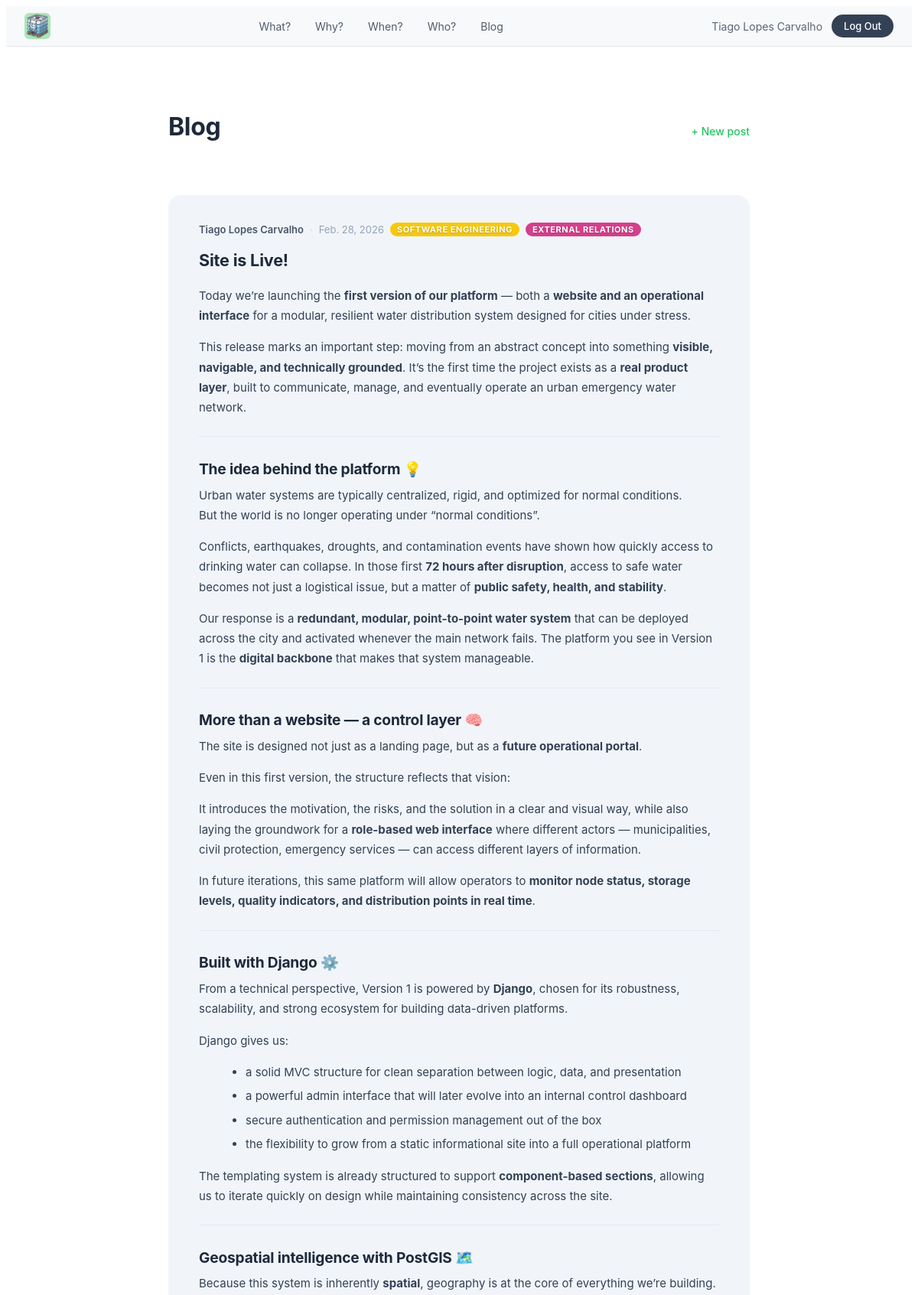
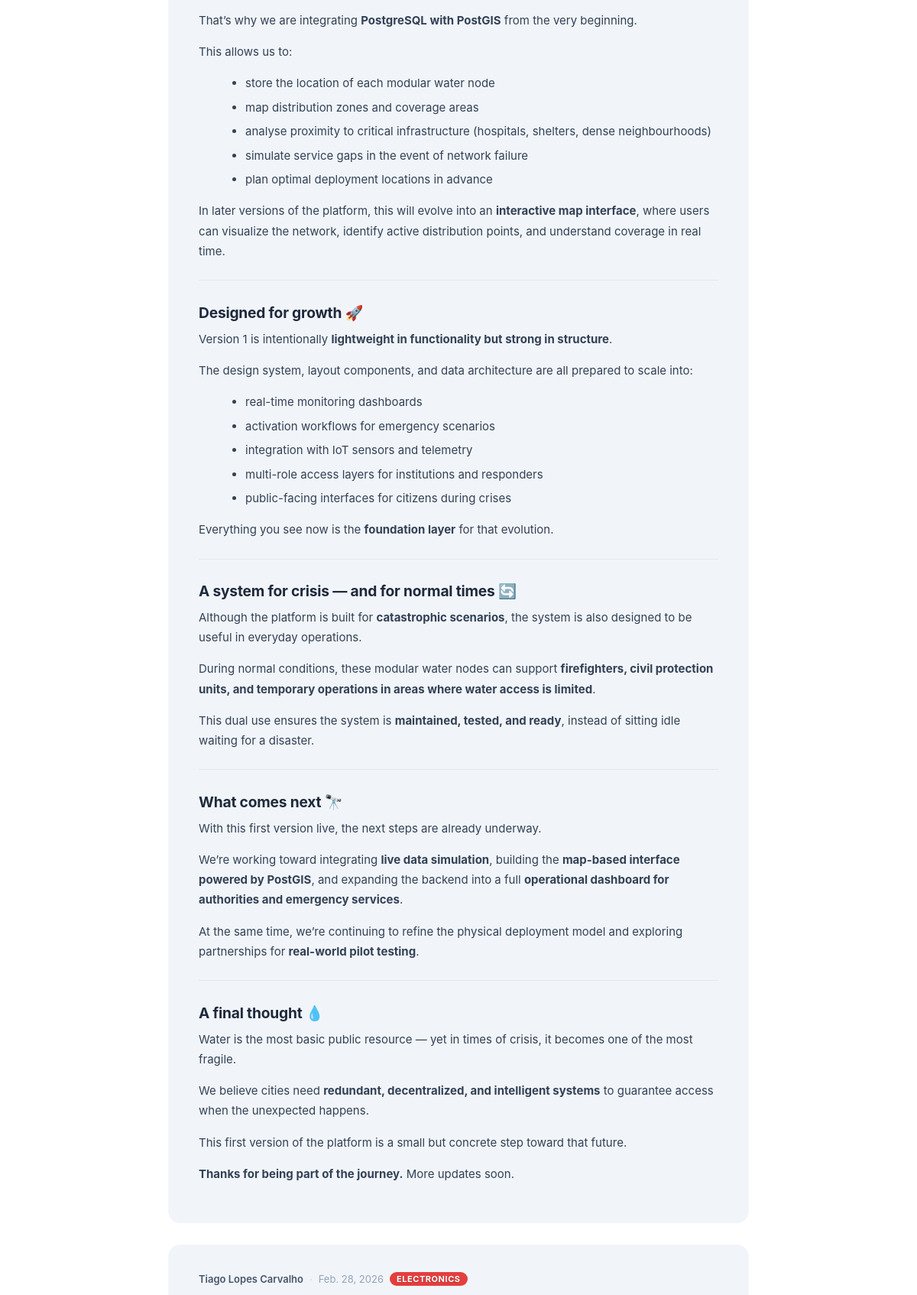
Page /blog/ (signed in, upper part) on the committed database (2 pictures, top to bottom).
### home/models.py (models this page shows, shortened)
class User(AbstractUser):
    class Role(models.TextChoices):
        SYS = "sys", "System"
        COLLAB = "collab", "Collaborator"
        NORMAL = "normal", "Normal"
    class Dept(models.TextChoices):
        ELEC = "elec", DEPT_NAMES["elec"]
        DEV = "dev", DEPT_NAMES["dev"]
        MATH = "math", DEPT_NAMES["math"]
        FINANCE = "finance", DEPT_NAMES["finance"]
        RELATIONS = "relations", DEPT_NAMES["relations"]
    role = models.CharField(max_length=10, choices=Role.choices, default=Role.NORMAL)
    profile_photo = models.ImageField(upload_to="profile_photos/", blank=True, null=True)
    linkedin_url = models.URLField(blank=True)
    dept_main = models.CharField(
        max_length=20,
        choices=Dept.choices,
        blank=True,
        verbose_name="Main Department",
    )
    @property
    def is_sys(self):
        return self.role == self.Role.SYS
    @property
    def is_collab(self):
        return self.role == self.Role.COLLAB

### blog/models.py (models this page shows, shortened)
class Post(models.Model):
    title = models.CharField(max_length=255)
    poster = models.ForeignKey(
        settings.AUTH_USER_MODEL,
        on_delete=models.SET_NULL,
        null=True,
        related_name="posts",
    )
    content = models.TextField(help_text="Write in Markdown.")
    created_at = models.DateTimeField(auto_now_add=True)
    updated_at = models.DateTimeField(auto_now=True)
    class Meta:
        ordering = ["-created_at"]

class PostDept(models.Model):
    post = models.ForeignKey(Post, on_delete=models.CASCADE, related_name="dept_entries")
    dept = models.CharField(max_length=20, choices=DEPT_CHOICES)
    class Meta:
        unique_together = ("post", "dept")
    def get_dept_color(self):
        return DEPT_COLORS.get(self.dept, "#64748b")
    def get_dept_display_name(self):
        return DEPT_NAMES.get(self.dept, self.dept)

### blog/views.py (the view)
# urls.py: path("", views.post_list, name="post_list"),
def post_list(request):
    posts = Post.objects.select_related("poster").prefetch_related("dept_entries").all()
    rendered = [
        {
            "post": post,
            "html_content": mark_safe(markdown.markdown(
                post.content,
                extensions=["extra", "codehilite", "toc"],
            )),
        }
        for post in posts
    ]
    return render(request, "blog/post_list.html", {
        "rendered_posts": rendered,
        "dept_colors": DEPT_COLORS,
    })

### blog/templates/blog/post_list.html (shortened to what this page needs)
{% extends "home/base.html" %}
{% load static %}
{% block extra_css %}
<link rel="stylesheet" href="{% static 'blog/css/blog.css' %}">
{% endblock %}
{% block content %}
<div class="blog-page">
  <div class="blog-page__header">
    <h1>Blog</h1>
    {% if user.is_authenticated and user.is_collab or user.is_authenticated and user.is_sys %}
      <a href="{% url 'blog:post_create' %}" class="btn-new-post">+ New post</a>
    {% endif %}
  </div>
  {% if rendered_posts %}
    <div class="post-feed">
      {% for item in rendered_posts %}
      <article class="post-card">
        <div class="post-card__meta">
          <span class="post-card__author">{{ item.post.poster.get_full_name|default:item.post.poster.username }}</span>
          <span class="post-card__sep">·</span>
          <span class="post-card__date">{{ item.post.created_at|date:"N j, Y" }}</span>
          {% for dept in item.post.dept_entries.all %}
            <span class="post-card__dept-pill" style="background-color: {{ dept.get_dept_color }};">
              {{ dept.get_dept_display_name|upper }}
            </span>
          {% endfor %}
        </div>
        <h2 class="post-card__title">{{ item.post.title }}</h2>
        <div class="post-card__body prose">
          {{ item.html_content }}
        </div>
      </article>
      {% endfor %}
    </div>
  {% else %}
    <p class="blog-page__empty">No posts yet.</p>
  {% endif %}
</div>
{% endblock %}

### home/templates/home/navbar.html
{% load static %}
<nav class="h2o-nav">
  <a href="/" class="h2o-nav__brand">
    <img src="{% static 'home/img/favicon.jpg' %}" alt="h2o" class="h2o-nav__logo">
  </a>
  <ul class="h2o-nav__links">
    <li><a href="/#what">What?</a></li>
    <li><a href="/#why">Why?</a></li>
    <li><a href="/#when">When?</a></li>
    <li><a href="/#who">Who?</a></li>
    <li><a href="/blog/">Blog</a></li>
  </ul>
  {% if user.is_authenticated %}
    <div class="h2o-nav__user">
      <a href="{% url 'home:profile' %}" class="h2o-nav__username">{{ user.get_full_name|default:user.username }}</a>
      <a href="/logout/" class="h2o-nav__login">Log Out</a>
    </div>
  {% else %}
    <a href="/login/" class="h2o-nav__login">Log In</a>
  {% endif %}
</nav>

### home/static/home/css/navbar.css (style rules this page uses)
.h2o-nav { display: flex; align-items: center; padding: 0 24px; height: 52px; background: rgba(248, 249, 250, 0.92); backdrop-filter: saturate(180%) blur(20px); -webkit-backdrop-filter: saturate(180%) blur(20px); border-bottom: 1px solid rgba(0, 0, 0, 0.07); position: sticky; top: 0; z-index: 1000; font-family: -apple-system, BlinkMacSystemFont, "Segoe UI", sans-serif; font-size: 14px; }
.h2o-nav__brand { text-decoration: none; flex-shrink: 0; display: flex; align-items: center; }
.h2o-nav__logo { height: 34px; width: 34px; border-radius: 6px; object-fit: cover; display: block; border: none; outline: none; }
.h2o-nav__links { display: flex; align-items: center; gap: 32px; list-style: none; margin: 0 auto; padding: 0; }
.h2o-nav__links a { color: #334155; text-decoration: none; opacity: 0.85; transition: opacity 0.15s; }
.h2o-nav__user { display: flex; align-items: center; gap: 12px; flex-shrink: 0; }
.h2o-nav__username { font-size: 14px; color: #475569; opacity: 0.9; text-decoration: none; transition: opacity 0.15s; }
.h2o-nav__login { flex-shrink: 0; background: #334155; color: #fff; text-decoration: none; padding: 7px 16px; border-radius: 980px; font-size: 13px; font-weight: 500; transition: background 0.15s; }

### blog/static/blog/css/blog.css (style rules this page uses)
.blog-page { max-width: 760px; margin: 0 auto; padding: 64px 24px 96px; font-family: -apple-system, BlinkMacSystemFont, "Segoe UI", sans-serif; }
.blog-page__header { display: flex; align-items: baseline; justify-content: space-between; margin-bottom: 48px; }
.blog-page__header h1 { font-size: 2rem; font-weight: 700; letter-spacing: -0.3px; color: #1e293b; }
.btn-new-post { font-size: 14px; font-weight: 500; color: #22c55e; text-decoration: none; }
.post-feed { display: flex; flex-direction: column; gap: 28px; }
.post-card { background: #f1f5f9; border-radius: 16px; padding: 36px 40px; }
.post-card__meta { display: flex; align-items: center; flex-wrap: wrap; gap: 8px; font-size: 13px; color: #94a3b8; margin-bottom: 10px; }
.post-card__author { font-weight: 600; color: #475569; }
.post-card__sep { color: #cbd5e1; }
.post-card__dept-pill { display: inline-block; padding: 2px 9px; border-radius: 999px; font-size: 11px; font-weight: 700; letter-spacing: 0.05em; color: #fff; text-shadow: 0 1px 2px rgba(0,0,0,0.25); }
.post-card__title { font-size: 1.35rem; font-weight: 700; letter-spacing: -0.2px; line-height: 1.25; margin-bottom: 20px; color: #1e293b; }
.prose { line-height: 1.75; font-size: 15px; color: #334155; }
.prose h1, .prose h2, .prose h3, .prose h4 { font-weight: 700; line-height: 1.2; margin: 1.6em 0 0.5em; letter-spacing: -0.2px; color: #1e293b; }
.prose h2 { font-size: 1.2rem; }
.prose p { margin: 0 0 1em; }
.prose ul, .prose ol { margin: 0 0 1em 1.4em; }
.prose li { margin-bottom: 0.35em; }
.prose hr { border: none; border-top: 1px solid #e2e8f0; margin: 1.6em 0; }

### rows in the picture
User: get_full_name "Tiago Lopes Carvalho"
Post: post.poster.get_full_name "Tiago Lopes Carvalho", post.created_at "Feb. 28, 2026", post "Site is Live!", html_content "Today we’re launching the first version of our platform — both a website and an operational interface for a modular, resilient water distribution system designed for cities under stress. This release marks an important step: moving from an abstract concept into something visible, navigable, and technically grounded . It’s the first time the project exists as a real product layer , built to communicate, manage, and eventually operate an urban emergency water network. The idea behind the platform 💡 Urban water systems are typically centralized, rigid, and optimized for normal conditions. But the world is no longer operating under “normal conditions”. Conflicts, earthquakes, droughts, and…"
PostDept: get_dept_display_name "SOFTWARE ENGINEERING"
PostDept: get_dept_display_name "EXTERNAL RELATIONS"
Post: post.poster.get_full_name "Tiago Lopes Carvalho", post.created_at "Feb. 28, 2026"
PostDept: get_dept_display_name "ELECTRONICS"
